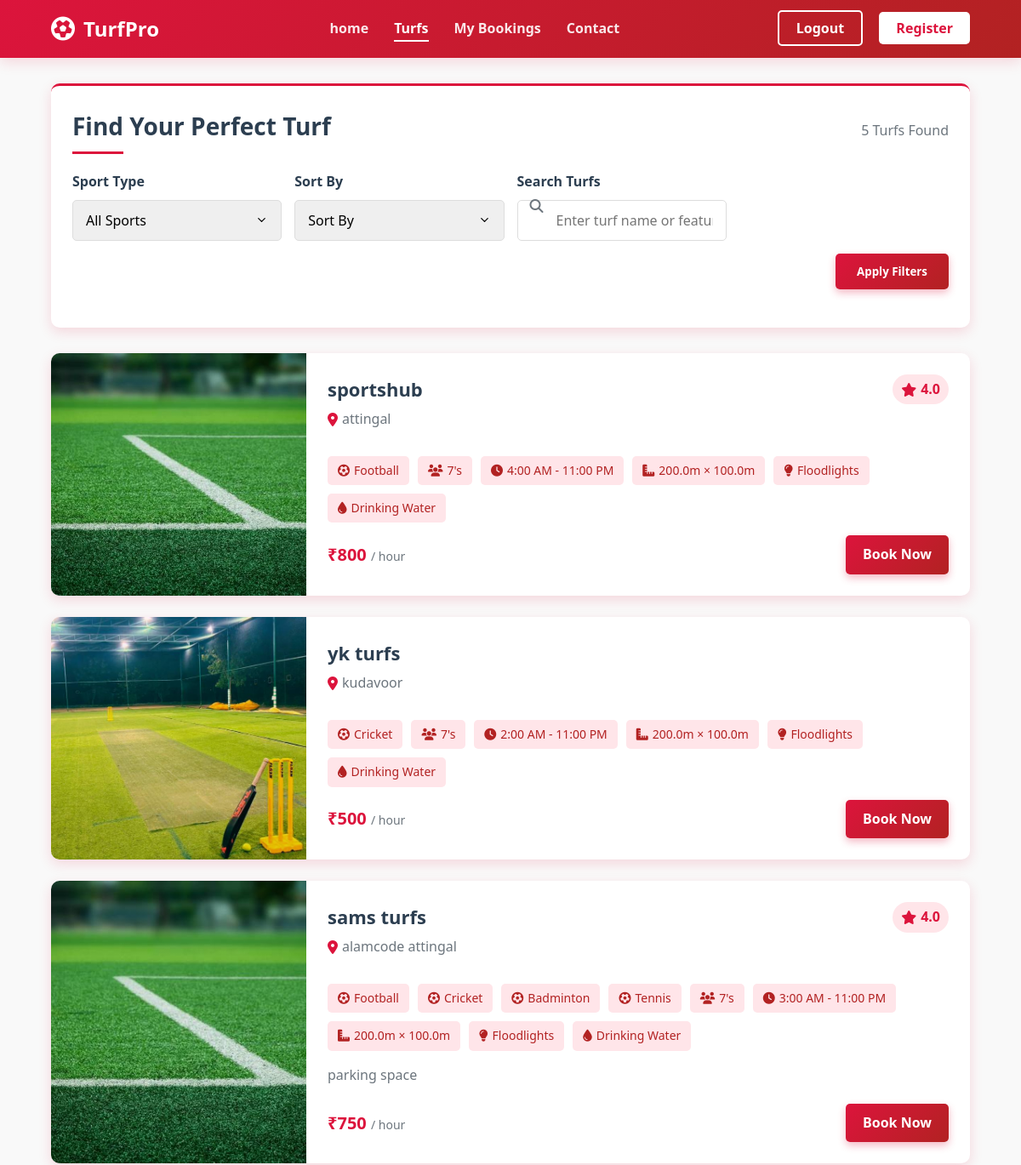
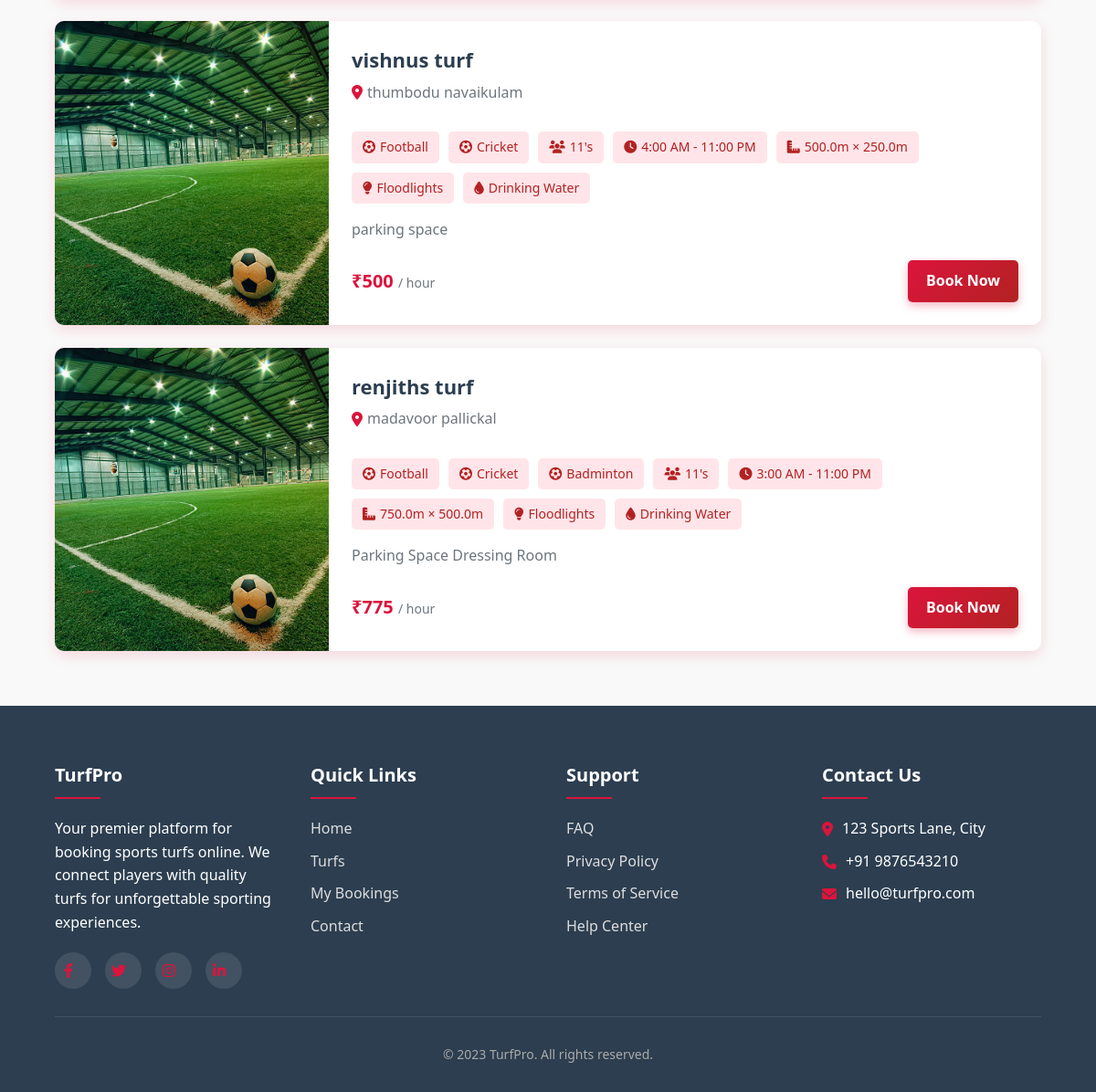
Screenshot of /turfs/ (signed in) with the database file from the repository (2 pictures, top to bottom).
### Turfapp/models.py (models this page shows, shortened)
class Turf_details(models.Model):
    owner = models.ForeignKey(CustomUser, on_delete=models.CASCADE, related_name='turf')
    name = models.CharField(max_length=20)
    location = models.CharField(max_length=50)
    price = models.CharField(max_length=5)
    opening_time = models.TimeField(null=True, blank=True)
    closing_time = models.TimeField(null=True, blank=True)
    sport_types = models.ManyToManyField(SportType, related_name='turf')
    image = models.ImageField(upload_to='turf_images/', null=True, blank=True)
    length = models.FloatField(null=True, blank=True)
    width = models.FloatField(null=True, blank=True)
    has_floodlight = models.BooleanField(default=False)
    has_drinking_water = models.BooleanField(default=False)
    is_approved = models.BooleanField(default=False)
    PLAYER_CAPACITY_CHOICES = [
        ('5', "5's"),
        ('7', "7's"),
        ('11', "11's"),
    ]
    player_capacity = models.CharField(
        max_length=2,
        choices=PLAYER_CAPACITY_CHOICES,
        null=True,
        blank=True
    )
    extra_features = models.TextField(
        null=True,
        blank=True,
        help_text="Any other features not listed above"
    )
    STATUS_CHOICES =[('enabled','Enabled'),('disabled','Disabled')]
    status = models.CharField(max_length=10,choices=STATUS_CHOICES,default='enabled')
    @property
    def average_rating(self):
        ratings = self.ratings.all()
        return round(sum(r.value for r in ratings) / ratings.count(), 1) if ratings.exists() else 0

class Rating(models.Model):
    turf = models.ForeignKey(Turf_details, related_name="ratings", on_delete=models.CASCADE)
    user = models.ForeignKey(CustomUser, on_delete=models.CASCADE)
    value = models.IntegerField(validators=[MinValueValidator(1), MaxValueValidator(5)])  # rating 1–5
    class Meta:
        unique_together = ('turf', 'user')

class SportType(models.Model):
    name = models.CharField(max_length=20, unique=True)

### Turfapp/views.py (the view)
# urls.py: path("turfs/",views.Turfs,name="turfs"),
@login_required
def Turfs(request):
    turfs = Turf_details.objects.filter(status='enabled',is_approved=True)
    search_query = request.GET.get('q', '').strip()
    selected_sport = request.GET.get('sport', '').strip()
    selected_sort = request.GET.get('sort', '').strip()
    if search_query:
        turfs = turfs.filter(
            Q(location__icontains=search_query) | Q(name__icontains=search_query)
        )
    if selected_sport:
        turfs = turfs.filter(sport_types__id=selected_sport)
    if selected_sort == "price":
        turfs = turfs.order_by("price")
    elif selected_sort == "rating":
        turfs = turfs.order_by("-ratings")   # ✅ correct field
    sports = SportType.objects.all()
    return render(request, "turf.html", {
        'turfs': turfs,
        'sports': sports,
        'selected_sport': selected_sport,
        'selected_sort': selected_sort,
        'search_query': search_query,
    })

### Turfapp/templates/turf.html (shortened to what this page needs)
<!DOCTYPE html>
<html lang="en">
<head>
    <link rel="stylesheet" href="https://cdnjs.cloudflare.com/ajax/libs/font-awesome/6.4.0/css/all.min.css">
</head>
<body>
    <header>
        <nav class="navbar">
            <a href="index.html" class="logo">
                <i class="fas fa-futbol"></i>
                TurfPro
            </a>
            <ul class="nav-links">
                {% if request.user.role == 'admin' %}
                <li><a href="{% url 'admin_dashboard' %}">home</a></li>
                {%else%}
                <li><a href="{% url 'home' %}">home</a></li>
                {% endif %}
                <li><a href="{% url 'turfs' %}" class="active">Turfs</a></li>
                <li><a href="{% url 'player_booking' %}">My Bookings</a></li>
                <li><a href="contact.html">Contact</a></li>
            </ul>
            <div class="nav-buttons">
                <a href="{% url 'logout' %}" class="btn btn-outline">Logout</a>
                <a href="register.html" class="btn btn-solid">Register</a>
            </div>
        </nav>
    </header>
    <div class="main-container">
        <form method="get" action="{% url 'turfs' %}">
            <section class="search-section">
                <div class="search-header">
                    <h1>Find Your Perfect Turf</h1>
                    <div class="results-count">{{ turfs|length }} Turfs Found</div>
                </div>
                <div class="search-filters">
                    <div class="filter-group">
                        <label for="sport">Sport Type</label>
                        <select id="sport" name="sport" class="filter-control">
                            <option value="">All Sports</option>
                        </select>
                    </div>
                    <div class="filter-group">
                        <label for="sort">Sort By</label>
                        <select id="sort" name="sort" class="filter-control">
                            <option value="">Sort By</option>
                        </select>
                    </div>
                    <div class="filter-group search-box">
                        <label for="search">Search Turfs</label>
                        <input type="text" id="search" name="q" value="{{ search_query }}" placeholder="Enter turf name or feature">
                        <i class="fas fa-search"></i>
                    </div>
                    <div class="apply-filters">
                        <button type="submit" class="apply-btn">Apply Filters</button>
                    </div>
                </div>
            </section>
        </form>
        <section class="turf-list">
            {% for turf in turfs %}
            <div class="turf-card">
                <div class="turf-image">
                    {% if turf.image %}
                    <img src="{{ turf.image.url }}" alt="{{ turf.name }}">
                    {% else %}
                    <img src="https://via.placeholder.com/300x200?text=No+Image" alt="No image available">
                    {% endif %}
                </div>
                <div class="turf-details">
                    <div class="turf-header">
                        <div class="turf-title">
                            <h2>{{ turf.name }}</h2>
                            <div class="turf-location">
                                <i class="fas fa-map-marker-alt"></i> {{ turf.location }}
                            </div>
                        </div>
                        {% if turf.average_rating %}
                        <div class="turf-rating">
                            <i class="fas fa-star"></i> {{ turf.average_rating|floatformat:1 }}
                        </div>
                        {% endif %}
                    </div>
                    <div class="turf-features">
                        {% for sport_type in turf.sport_types.all %}
                        <div class="feature-badge">
                            <i class="fas fa-futbol"></i> {{ sport_type.name }}
                        </div>
                        {% endfor %}
                        {% if turf.player_capacity %}
                        <div class="feature-badge">
                            <i class="fas fa-users"></i> {{ turf.get_player_capacity_display }}
                        </div>
                        {% endif %}
                        {% if turf.opening_time and turf.closing_time %}
                        <div class="feature-badge">
                            <i class="fas fa-clock"></i> {{ turf.opening_time|time:"g:i A" }} -
                            {{turf.closing_time|time:"g:i A" }}
                        </div>
                        {% endif %}
                        {% if turf.length and turf.width %}
                        <div class="feature-badge">
                            <i class="fas fa-ruler-combined"></i> {{ turf.length }}m × {{ turf.width }}m
                        </div>
                        {% endif %}
                        {% if turf.has_floodlight %}
                        <div class="feature-badge">
                            <i class="fas fa-lightbulb"></i> Floodlights
                        </div>
                        {% endif %}
                        {% if turf.has_drinking_water %}
                        <div class="feature-badge">
                            <i class="fas fa-tint"></i> Drinking Water
                        </div>
                        {% endif %}
                    </div>
                    {% if turf.extra_features %}
                    <div class="turf-description">
                        {{ turf.extra_features }}
                    </div>
                    {% endif %}
                    <div class="turf-footer">
                        <div class="turf-price">
                            ₹{{ turf.price }} <span>/ hour</span>
                        </div>
                        <a href="{% url 'turf_booking' turf.id %}" class="btn-book">Book Now</a>
                    </div>
                </div>
            </div>
            {% endfor %}
        </section>
    </div>
    <footer>
        <div class="footer-content">
            <div class="footer-column">
                <h3>TurfPro</h3>
                <p>Your premier platform for booking sports turfs online. We connect players with quality turfs for
                    unforgettable sporting experiences.</p>
                <div class="social-links">
                    <a href="#"><i class="fab fa-facebook-f"></i></a>
                    <a href="#"><i class="fab fa-twitter"></i></a>
                    <a href="#"><i class="fab fa-instagram"></i></a>
                    <a href="#"><i class="fab fa-linkedin-in"></i></a>
                </div>
            </div>
            <div class="footer-column">
                <h3>Quick Links</h3>
                <ul>
                    <li><a href="{% url 'home' %}">Home</a></li>
                    <li><a href="{% url 'turfs' %}">Turfs</a></li>
                    <li><a href="{% url 'player_booking' %}">My Bookings</a></li>
                    <li><a href="contact.html">Contact</a></li>
                </ul>
            </div>
            <div class="footer-column">
                <h3>Support</h3>
                <ul>
                    <li><a href="faq.html">FAQ</a></li>
                    <li><a href="privacy.html">Privacy Policy</a></li>
                    <li><a href="terms.html">Terms of Service</a></li>
                    <li><a href="help.html">Help Center</a></li>
                </ul>
            </div>
            <div class="footer-column">
                <h3>Contact Us</h3>
                <ul>
                    <li><i class="fas fa-map-marker-alt"></i> 123 Sports Lane, City</li>
                    <li><i class="fas fa-phone"></i> +91 9876543210</li>
                    <li><i class="fas fa-envelope"></i> hello@turfpro.com</li>
                </ul>
            </div>
        </div>
        <div class="copyright">
            <p>&copy; 2023 TurfPro. All rights reserved.</p>
        </div>
    </footer>
</body>
</html>

### rows the page displays
Turf_details: image (picture), name "sportshub", location "attingal", average_rating "4.0", player_capacity "7's", opening_time "4:00 AM", closing_time "11:00 PM", length "200.0", width "100.0", has_floodlight True (drawn), has_drinking_water True (drawn), price "800"
SportType: name "Football"
Turf_details: image (picture), name "yk turfs", location "kudavoor", player_capacity "7's", opening_time "2:00 AM", closing_time "11:00 PM", length "200.0", width "100.0", has_floodlight True (drawn), has_drinking_water True (drawn), price "500"
SportType: name "Cricket"
Turf_details: image (picture), name "sams turfs", location "alamcode attingal", average_rating "4.0", player_capacity "7's", opening_time "3:00 AM", closing_time "11:00 PM", length "200.0", width "100.0", has_floodlight True (drawn), has_drinking_water True (drawn), extra_features "parking space", price "750"
SportType: name "Badminton"
SportType: name "Tennis"
Turf_details: image (picture), name "vishnus turf", location "thumbodu navaikulam", player_capacity "11's", opening_time "4:00 AM", closing_time "11:00 PM", length "500.0", width "250.0", has_floodlight True (drawn), has_drinking_water True (drawn), extra_features "parking space", price "500"
Turf_details: image (picture), name "renjiths turf", location "madavoor pallickal", player_capacity "11's", opening_time "3:00 AM", closing_time "11:00 PM", length "750.0", width "500.0", has_floodlight True (drawn), has_drinking_water True (drawn), extra_features "Parking Space Dressing Room", price "775"

### other values shown
{{ turfs|length }} "5"
